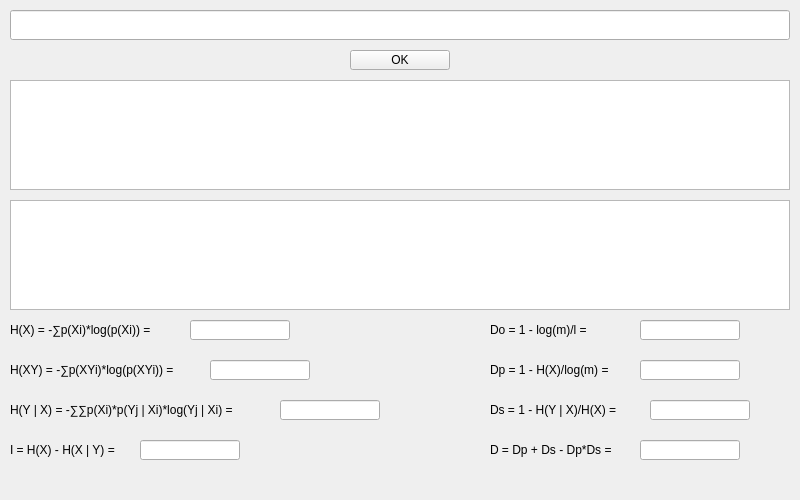
<?xml version="1.0" encoding="UTF-8"?>
<ui version="4.0">
 <class>MainWindow</class>
 <widget class="QMainWindow" name="MainWindow">
  <property name="geometry">
   <rect>
    <x>0</x>
    <y>0</y>
    <width>800</width>
    <height>500</height>
   </rect>
  </property>
  <property name="windowTitle">
   <string>MainWindow</string>
  </property>
  <widget class="QWidget" name="centralwidget">
   <widget class="QTableWidget" name="tableWidget_1">
    <property name="geometry">
     <rect>
      <x>10</x>
      <y>80</y>
      <width>780</width>
      <height>110</height>
     </rect>
    </property>
   </widget>
   <widget class="QLineEdit" name="lineEdit">
    <property name="geometry">
     <rect>
      <x>10</x>
      <y>10</y>
      <width>780</width>
      <height>30</height>
     </rect>
    </property>
   </widget>
   <widget class="QLabel" name="label_1">
    <property name="geometry">
     <rect>
      <x>10</x>
      <y>320</y>
      <width>180</width>
      <height>20</height>
     </rect>
    </property>
    <property name="text">
     <string>H(X) = -∑p(Xi)*log(p(Xi)) =</string>
    </property>
   </widget>
   <widget class="QLineEdit" name="H_x">
    <property name="geometry">
     <rect>
      <x>190</x>
      <y>320</y>
      <width>100</width>
      <height>20</height>
     </rect>
    </property>
    <property name="readOnly">
     <bool>true</bool>
    </property>
   </widget>
   <widget class="QLineEdit" name="H_xy">
    <property name="geometry">
     <rect>
      <x>210</x>
      <y>360</y>
      <width>100</width>
      <height>20</height>
     </rect>
    </property>
    <property name="text">
     <string/>
    </property>
    <property name="readOnly">
     <bool>true</bool>
    </property>
   </widget>
   <widget class="QLabel" name="label_2">
    <property name="geometry">
     <rect>
      <x>10</x>
      <y>400</y>
      <width>270</width>
      <height>20</height>
     </rect>
    </property>
    <property name="text">
     <string>H(Y | X) = -∑∑p(Xi)*p(Yj | Xi)*log(Yj | Xi) =</string>
    </property>
   </widget>
   <widget class="QLineEdit" name="I_">
    <property name="geometry">
     <rect>
      <x>140</x>
      <y>440</y>
      <width>100</width>
      <height>20</height>
     </rect>
    </property>
    <property name="text">
     <string/>
    </property>
    <property name="readOnly">
     <bool>true</bool>
    </property>
   </widget>
   <widget class="QLabel" name="label_3">
    <property name="geometry">
     <rect>
      <x>10</x>
      <y>440</y>
      <width>130</width>
      <height>20</height>
     </rect>
    </property>
    <property name="text">
     <string>I = H(X) - H(X | Y) =</string>
    </property>
   </widget>
   <widget class="QLabel" name="label_6">
    <property name="geometry">
     <rect>
      <x>490</x>
      <y>440</y>
      <width>150</width>
      <height>20</height>
     </rect>
    </property>
    <property name="text">
     <string>D = Dp + Ds - Dp*Ds =</string>
    </property>
   </widget>
   <widget class="QLabel" name="label_5">
    <property name="geometry">
     <rect>
      <x>490</x>
      <y>400</y>
      <width>160</width>
      <height>20</height>
     </rect>
    </property>
    <property name="text">
     <string>Ds = 1 - H(Y | X)/H(X) =</string>
    </property>
   </widget>
   <widget class="QLineEdit" name="D_s">
    <property name="geometry">
     <rect>
      <x>650</x>
      <y>400</y>
      <width>100</width>
      <height>20</height>
     </rect>
    </property>
    <property name="text">
     <string/>
    </property>
    <property name="readOnly">
     <bool>true</bool>
    </property>
   </widget>
   <widget class="QLineEdit" name="D_p">
    <property name="geometry">
     <rect>
      <x>640</x>
      <y>360</y>
      <width>100</width>
      <height>20</height>
     </rect>
    </property>
    <property name="readOnly">
     <bool>true</bool>
    </property>
   </widget>
   <widget class="QLabel" name="label_4">
    <property name="geometry">
     <rect>
      <x>490</x>
      <y>360</y>
      <width>150</width>
      <height>20</height>
     </rect>
    </property>
    <property name="text">
     <string>Dp = 1 - H(X)/log(m) =</string>
    </property>
   </widget>
   <widget class="QLineEdit" name="D_">
    <property name="geometry">
     <rect>
      <x>640</x>
      <y>440</y>
      <width>100</width>
      <height>20</height>
     </rect>
    </property>
    <property name="text">
     <string/>
    </property>
    <property name="readOnly">
     <bool>true</bool>
    </property>
   </widget>
   <widget class="QPushButton" name="start">
    <property name="geometry">
     <rect>
      <x>350</x>
      <y>50</y>
      <width>100</width>
      <height>20</height>
     </rect>
    </property>
    <property name="text">
     <string>OK</string>
    </property>
   </widget>
   <widget class="QTableWidget" name="tableWidget_2">
    <property name="geometry">
     <rect>
      <x>10</x>
      <y>200</y>
      <width>780</width>
      <height>110</height>
     </rect>
    </property>
   </widget>
   <widget class="QLabel" name="label_7">
    <property name="geometry">
     <rect>
      <x>10</x>
      <y>360</y>
      <width>201</width>
      <height>20</height>
     </rect>
    </property>
    <property name="text">
     <string>H(XY) = -∑p(XYi)*log(p(XYi)) =</string>
    </property>
   </widget>
   <widget class="QLineEdit" name="Hyx">
    <property name="geometry">
     <rect>
      <x>280</x>
      <y>400</y>
      <width>100</width>
      <height>20</height>
     </rect>
    </property>
    <property name="readOnly">
     <bool>true</bool>
    </property>
   </widget>
   <widget class="QLabel" name="label_8">
    <property name="geometry">
     <rect>
      <x>490</x>
      <y>320</y>
      <width>150</width>
      <height>20</height>
     </rect>
    </property>
    <property name="text">
     <string>Do = 1 - log(m)/l =</string>
    </property>
   </widget>
   <widget class="QLineEdit" name="D_o">
    <property name="geometry">
     <rect>
      <x>640</x>
      <y>320</y>
      <width>100</width>
      <height>20</height>
     </rect>
    </property>
    <property name="readOnly">
     <bool>true</bool>
    </property>
   </widget>
  </widget>
 </widget>
 <resources/>
 <connections/>
</ui>
